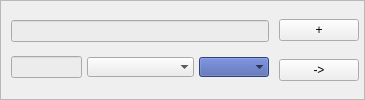
            <widget class="QFrame" name="frame_5">
             <property name="styleSheet">
              <string notr="true"/>
             </property>
             <property name="frameShape">
              <enum>QFrame::StyledPanel</enum>
             </property>
             <property name="frameShadow">
              <enum>QFrame::Raised</enum>
             </property>
             <property name="info" stdset="0">
              <bool>true</bool>
             </property>
             <layout class="QHBoxLayout" name="horizontalLayout_53" stretch="15,1">
              <property name="spacing">
               <number>5</number>
              </property>
              <property name="sizeConstraint">
               <enum>QLayout::SetMinimumSize</enum>
              </property>
              <property name="leftMargin">
               <number>5</number>
              </property>
              <property name="topMargin">
               <number>5</number>
              </property>
              <property name="rightMargin">
               <number>5</number>
              </property>
              <property name="bottomMargin">
               <number>5</number>
              </property>
              <item>
               <widget class="QWidget" name="info_5" native="true">
                <layout class="QVBoxLayout" name="verticalLayout_13" stretch="0,0">
                 <property name="spacing">
                  <number>5</number>
                 </property>
                 <property name="leftMargin">
                  <number>5</number>
                 </property>
                 <property name="topMargin">
                  <number>5</number>
                 </property>
                 <property name="rightMargin">
                  <number>5</number>
                 </property>
                 <property name="bottomMargin">
                  <number>5</number>
                 </property>
                 <item>
                  <widget class="QLineEdit" name="title_5">
                   <property name="styleSheet">
                    <string notr="true">background-color:#ececec;</string>
                   </property>
                   <property name="readOnly">
                    <bool>true</bool>
                   </property>
                   <property name="noborder" stdset="0">
                    <bool>true</bool>
                   </property>
                   <property name="title" stdset="0">
                    <bool>true</bool>
                   </property>
                  </widget>
                 </item>
                 <item>
                  <layout class="QHBoxLayout" name="dau_5" stretch="2,3,1">
                   <item>
                    <widget class="QLineEdit" name="date_5">
                     <property name="styleSheet">
                      <string notr="true">background-color: #ececec;</string>
                     </property>
                     <property name="frame">
                      <bool>true</bool>
                     </property>
                     <property name="readOnly">
                      <bool>true</bool>
                     </property>
                     <property name="noborder" stdset="0">
                      <bool>true</bool>
                     </property>
                    </widget>
                   </item>
                   <item>
                    <widget class="QComboBox" name="author_5">
                     <property name="focusPolicy">
                      <enum>Qt::StrongFocus</enum>
                     </property>
                     <property name="styleSheet">
                      <string notr="true">background-color: #ececec;</string>
                     </property>
                     <property name="maxVisibleItems">
                      <number>5</number>
                     </property>
                     <property name="frame">
                      <bool>false</bool>
                     </property>
                     <property name="readOnly" stdset="0">
                      <bool>true</bool>
                     </property>
                     <property name="noboder" stdset="0">
                      <bool>true</bool>
                     </property>
                    </widget>
                   </item>
                   <item>
                    <widget class="QComboBox" name="url_5">
                     <property name="mouseTracking">
                      <bool>false</bool>
                     </property>
                     <property name="focusPolicy">
                      <enum>Qt::StrongFocus</enum>
                     </property>
                     <property name="contextMenuPolicy">
                      <enum>Qt::DefaultContextMenu</enum>
                     </property>
                     <property name="styleSheet">
                      <string notr="true">background-color: rgb(69, 92, 168);</string>
                     </property>
                     <property name="maxVisibleItems">
                      <number>5</number>
                     </property>
                     <property name="minimumContentsLength">
                      <number>0</number>
                     </property>
                     <property name="frame">
                      <bool>false</bool>
                     </property>
                     <property name="noborder" stdset="0">
                      <bool>true</bool>
                     </property>
                     <property name="readOnly" stdset="0">
                      <bool>true</bool>
                     </property>
                    </widget>
                   </item>
                  </layout>
                 </item>
                </layout>
               </widget>
              </item>
              <item>
               <layout class="QVBoxLayout" name="button_layout_5">
                <property name="spacing">
                 <number>5</number>
                </property>
                <item>
                 <widget class="QPushButton" name="buttonAdd_5">
                  <property name="text">
                   <string>+</string>
                  </property>
                  <property name="red" stdset="0">
                   <bool>true</bool>
                  </property>
                 </widget>
                </item>
                <item>
                 <widget class="QPushButton" name="buttonGo_5">
                  <property name="text">
                   <string>-&gt;</string>
                  </property>
                  <property name="green" stdset="0">
                   <bool>true</bool>
                  </property>
                 </widget>
                </item>
               </layout>
              </item>
             </layout>
            </widget>
